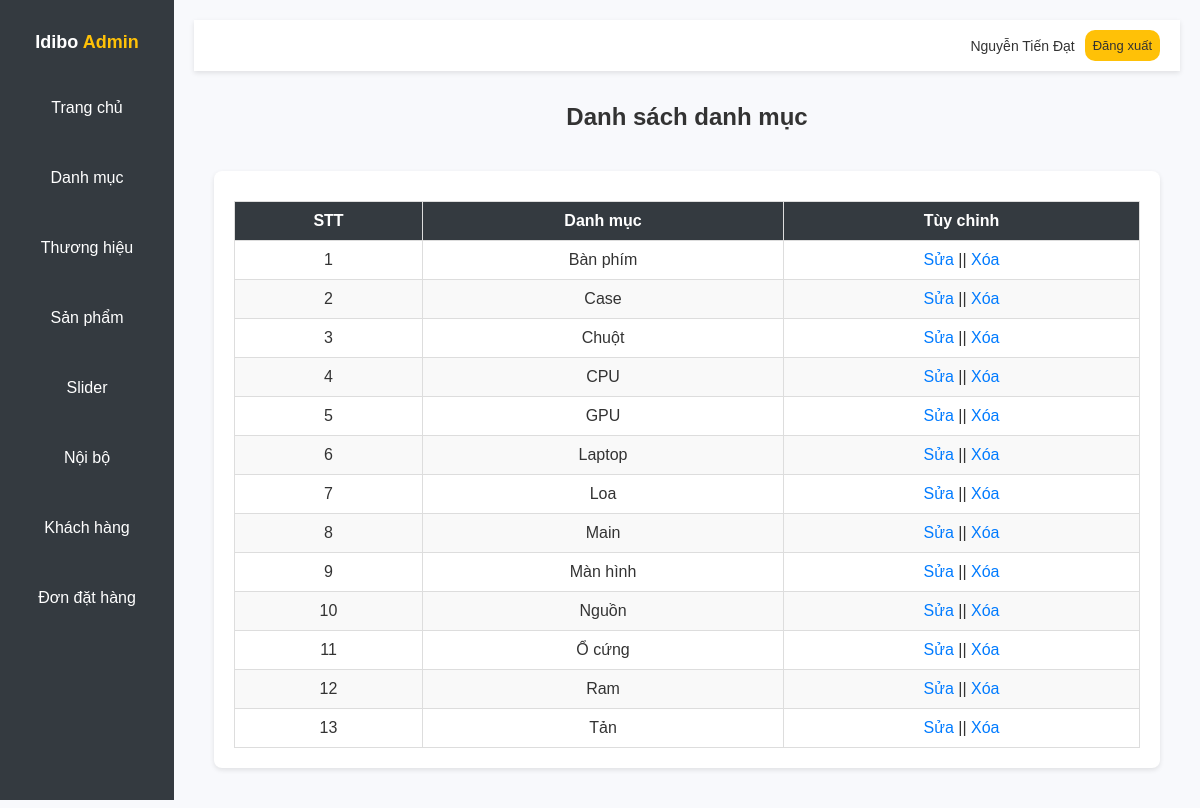
Page /admin/catlist.php (signed in) on the committed database.
### tables this page shows
CREATE TABLE `tbl_category` (
  `catId` int(11) NOT NULL,
  `catName` varchar(255) NOT NULL
);

### lib/database.php (called while the page is built, shortened)
<?php
    class Database {
        public $host    = DB_HOST;
        public $user    = DB_USER;
        public $pass    = DB_PASS;
        public $dbname  = DB_NAME;
        public $link;
        private function connectDB() {
            $this->link = new mysqli($this->host, $this->user,
                                     $this->pass, $this->dbname);
        }
        public function select($query) {
            $result = $this->link->query($query) or
                die($this->link->error . __LINE__);
            if ($result->num_rows > 0) {
                return $result;
            } else {
                return false;
            }
        }
    }
?>

### classes/category.php (called while the page is built, shortened)
<?php
    $filepath = realpath(dirname(__FILE__));
    include_once ($filepath.'/../lib/database.php');
 ?>
 <?php
    class category {
        private $db;
        public function __construct() {
            $this->db =new Database();
        }
        public function show_category() {
            $query = "SELECT * FROM tbl_category ORDER BY catName ASC";
            $result =$this->db->select($query);
            return $result;
        }
    }
 ?>

### admin/catlist.php (the view, shortened to what this page needs)
<?php
  include 'inc/header.php';
  include '../classes/category.php'
?>
<?php
  $cat = new category();
?>
<link rel="stylesheet" href="css/catlist.css">
<h1 class="dashboard-title">Danh sách danh mục</h1>
<div class="category-list-wrapper">
  <div class="category-box">
    <div class="table-wrapper">
      <table class="category-table" id="category-table">
        <thead>
          <tr>
            <th>STT</th>
            <th>Danh mục</th>
            <th>Tùy chỉnh</th>
          </tr>
        </thead>
        <tbody>
          <?php
            $show_cate = $cat->show_category();
            if ($show_cate) {
              $i = 0;
              while($result = $show_cate->fetch_assoc()) {
                $i++;
          ?>
          <tr class="category-row">
            <td><?php echo $i ?></td>
            <td><?php echo $result['catName'] ?></td>
            <td>
              <a href="catedit.php?catid=<?php echo $result['catId']; ?>" class="action-link">Sửa</a>
              ||
              <a href="?delid=<?php echo $result['catId']; ?>" class="action-link confirmable" data-message="Bạn có muốn xóa danh mục này?">Xóa</a>
            </td>
          </tr>
          <?php
              }
            }
          ?>
        </tbody>
      </table>
    </div>
  </div>
</div>
<?php
  include 'inc/footer.php';
?>

### admin/css/styles.css (style rules this page uses)
body { font-family: Arial, sans-serif; margin: 0; padding: 0; background-color: #f8f9fc; color: #333; text-decoration: none; display: flex; }
.dashboard-title { font-size: 24px; margin-bottom: 20px; color: #333; }
.dashboard-title { text-align: center; margin-top: 2rem; }

### admin/css/catlist.css (style rules this page uses)
.category-list-wrapper { display: flex; justify-content: center; padding: 20px; background-color: #f8f9fc; }
.category-box { background-color: #fff; padding: 20px; width: 100%; border-radius: 8px; box-shadow: 0 2px 5px rgba(0, 0, 0, 0.1); }
.table-wrapper { margin-top: 10px; }
.category-table { width: 100%; border-collapse: collapse; border: 1px solid #ddd; }
.category-table th, .category-table td { padding: 10px; text-align: center; border: 1px solid #ddd; }
.category-table th { background-color: #343a40; color: #fff; }
.category-table tr:nth-child(even) { background-color: #f9f9f9; }
.action-link { color: #007bff; text-decoration: none; }

### rows in the picture
tbl_category: catName "Bàn phím"
tbl_category: catName "Case"
tbl_category: catName "Chuột"
tbl_category: catName "CPU"
tbl_category: catName "GPU"
tbl_category: catName "Laptop"
tbl_category: catName "Loa"
tbl_category: catName "Main"
tbl_category: catName "Màn hình"
tbl_category: catName "Nguồn"
tbl_category: catName "Ổ cứng"
tbl_category: catName "Ram"
tbl_category: catName "Tản"

### other values in the picture
Session::get('adminName') "Nguyễn Tiến Đạt"
